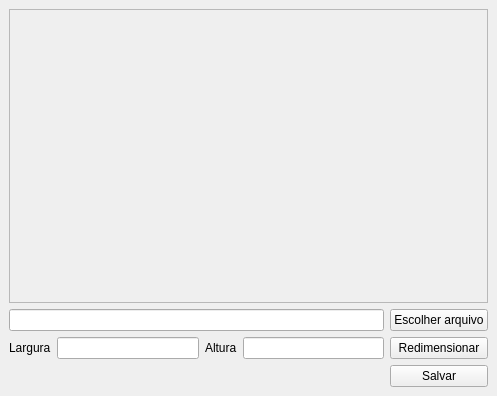
<?xml version="1.0" encoding="UTF-8"?>
<ui version="4.0">
 <class>MainWindow</class>
 <widget class="QMainWindow" name="MainWindow">
  <property name="geometry">
   <rect>
    <x>0</x>
    <y>0</y>
    <width>497</width>
    <height>396</height>
   </rect>
  </property>
  <property name="windowTitle">
   <string>Redimensionar Imagem</string>
  </property>
  <widget class="QWidget" name="centralwidget">
   <layout class="QGridLayout" name="gridLayout">
    <item row="2" column="3">
     <widget class="QLineEdit" name="inputAltura"/>
    </item>
    <item row="3" column="4">
     <widget class="QPushButton" name="btnSalvar">
      <property name="text">
       <string>Salvar</string>
      </property>
     </widget>
    </item>
    <item row="1" column="0" colspan="4">
     <widget class="QLineEdit" name="inputAbrirArquivo"/>
    </item>
    <item row="0" column="0" colspan="5">
     <widget class="QScrollArea" name="scrollArea">
      <property name="widgetResizable">
       <bool>true</bool>
      </property>
      <widget class="QWidget" name="scrollAreaWidgetContents">
       <property name="geometry">
        <rect>
         <x>0</x>
         <y>0</y>
         <width>477</width>
         <height>289</height>
        </rect>
       </property>
       <layout class="QGridLayout" name="gridLayout_2">
        <item row="0" column="0">
         <widget class="QLabel" name="labelImg">
          <property name="text">
           <string/>
          </property>
         </widget>
        </item>
       </layout>
      </widget>
     </widget>
    </item>
    <item row="1" column="4">
     <widget class="QPushButton" name="btnEscolherArquivo">
      <property name="text">
       <string>Escolher arquivo</string>
      </property>
     </widget>
    </item>
    <item row="2" column="0">
     <widget class="QLabel" name="label">
      <property name="text">
       <string>Largura</string>
      </property>
     </widget>
    </item>
    <item row="2" column="4">
     <widget class="QPushButton" name="btnRedimensionar">
      <property name="text">
       <string>Redimensionar</string>
      </property>
     </widget>
    </item>
    <item row="2" column="2">
     <widget class="QLabel" name="label_2">
      <property name="text">
       <string>Altura</string>
      </property>
     </widget>
    </item>
    <item row="2" column="1">
     <widget class="QLineEdit" name="inputLargura"/>
    </item>
   </layout>
  </widget>
 </widget>
 <resources/>
 <connections/>
</ui>
